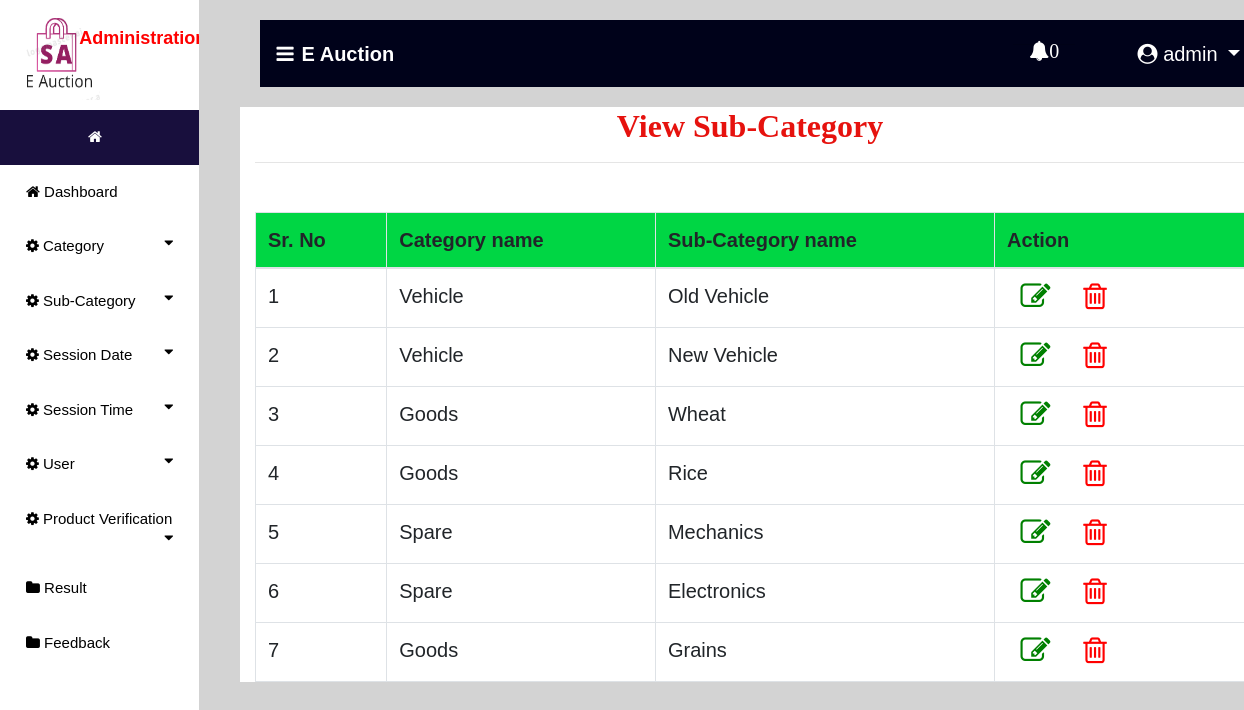
Screenshot of /view_subcategory (signed in) with the database file from the repository.
### auction/models.py (models this page shows, shortened)
class Sub_Category(models.Model):
    category = models.ForeignKey(Category,on_delete=models.CASCADE,null=True)
    name = models.CharField(max_length=100,null=True)

class Category(models.Model):
    name = models.CharField(max_length=100,null=True)

### auction/views.py (the view)
# urls.py: path('view_subcategory', view_subcategory, name='view_subcategory'),
def view_subcategory(request):
    if not request.user.is_staff:
        return redirect('login_user')
    new2 = new()
    count = 0
    if new2:
        count += 1
    user1 = User.objects.get(id=request.user.id)
    pro = ""
    try:
        pro = Bidder.objects.get(user=user1)
        if pro:
            error = "pat"
    except:
        pro = Auction_User.objects.get(user=user1)
    cat = Sub_Category.objects.all()
    d = {'error':error,'pro':pro,'data':pro,'cat':cat,'count':count,'new2':new2}
    return render(request,'view_subcategory.html',d)

### auction/views.py (called while the page is built)
def new():
    status = Status.objects.get(status="pending")
    new_pro = Product.objects.filter(status=status)
    return new_pro

### auction/templates/view_subcategory.html (shortened to what this page needs)
{% extends 'navigation3.html' %}
{% block body1 %}
 <div class="container" style="background:white">
<center><h2 style = "font-family : 'Monotype Corsiva' ; color : #E6120E ; font-weight : bold;margin-top:2%">View Sub-Category</h2></center><hr>
<table class="table table-bordered" id="myTable">
  <thead>
  <tr>
    <th>Sr. No</th>
    <th>Category name</th>
    <th>Sub-Category name</th>
    <th style="width:250px">Action</th>
  </tr>
  </thead>
   <tbody>
{% for i in cat %}
  <tr>
      <td>{{forloop.counter}}</td>
    <td>{{i.category.name}}</td>
    <td>{{i.name}}</td>
      <td><a href="{% url 'edit_subcategory' i.id %}"> <i style="font-size:30px;color:green;margin-left:6%" class="fa fa-edit"></i></a>
          <a href="{% url 'delete_subcategory' i.id %}">  <i style="font-size:30px;color:red;margin-left:12%" class="fa fa-trash-o" onclick="return confirm('Are you sure?')"></i></a></td>
  </tr>
   {% endfor %}
    </tbody>
</table>
 </div>
{% endblock %}

### auction/templates/navigation3.html (shortened to what this page needs)
{% extends 'navigation2.html' %}
{% block body %}
<nav class="navbar navbar-expand-lg navbar-light" style="margin-left:2%;margin-top:2%;width:99%;background-color:#00021a">
  <a class="navbar-brand" href="#" style="color:white;font-weight:bold"><i class="fa fa-bars" style="margin-right:8px"></i>E Auction</a>
  {% if request.user.is_staff %}
     <div class="collapse navbar-collapse nav justify-content-end" id="navbarNavDropdown">
      <li class="nav-item dropdown" style="margin-right:3%;color:white;margin-left:600px">
        <a class="nav-link dropdown" style="margin-left:5%;color:white" href="#" id="navbarDropdown" role="button" data-toggle="dropdown" aria-haspopup="true">
          <i class="fa fa-bell" style="top:0;padding-bottom:10px">{{count}}</i>
        </a>
        <hr>
      </li>
  </div>
     {% endif %}
  <div class="collapse navbar-collapse nav justify-content-end" id="navbarNavDropdown">
      <li class="nav-item dropdown" style="margin-right:3%;color:white">
        <a class="nav-link dropdown-toggle" style="color:white;margin-left:5%" href="#" id="navbarDropdown" role="button" data-toggle="dropdown" aria-haspopup="true" aria-expanded="false">
          <i class="fa fa-user-circle"></i> {{request.user.username}}
        </a>
      </li>
  </div>
 </nav>
{% block body1 %}
{% endblock %}
{% endblock %}

### auction/templates/navigation2.html (style rules this page uses)
thead { background:#00d644; }
body { font-family: "Lato", sans-serif; }
body { margin:0;font-family:Arial }
.dropdown { float:right; }

### rows the page displays
Sub_Category: category.name "Vehicle", name "Old Vehicle"
Sub_Category: category.name "Vehicle", name "New Vehicle"
Sub_Category: category.name "Goods", name "Wheat"
Sub_Category: category.name "Goods", name "Rice"
Sub_Category: category.name "Spare", name "Mechanics"
Sub_Category: category.name "Spare", name "Electronics"
Sub_Category: category.name "Goods", name "Grains"

### other values shown
{{ count }} "0"
{{ request.user.username }} "admin"
